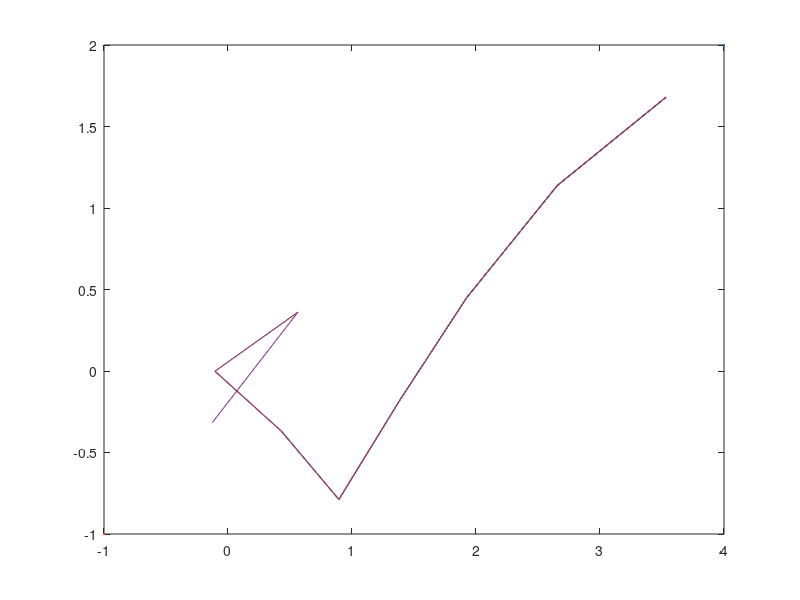

The MATLAB source for this figure:
n=4;w(5)=1;w(4)=4;w(3)=14;w(2)=4;w(1)=13;
x0=5;x1=6;x2=7;

clear trayectoria
close all
plot(4,2,'.');
hold on
plot(-1,-1,'.')

iteracion_nro=1;
continuar=1;
while continuar==1
   
x=x0; f=0; for k=0:n; f=f+w(k+1)*x^k; end; f0=f;
x=x1; f=0; for k=0:n; f=f+w(k+1)*x^k; end; f1=f;
x=x2; f=0; for k=0:n; f=f+w(k+1)*x^k; end; f2=f;

na=(x1-x2)*(f0-f2)-(x0-x2)*(f1-f2);
nb=(x0-x2)^2*(f1-f2)-(x1-x2)^2*(f0-f2);
dab=(x0-x2)*(x1-x2)*(x0-x1);
a=na/dab;
b=nb/dab;
c=f2;

x3=x2-2*c/(b+sign(b)*sqrt(b^2-4*a*c))
trayectoria(iteracion_nro)=x3;
iteracion_nro=iteracion_nro+1;
x0=x1; x1=x2; x2=x3;
plot(real(trayectoria),imag(trayectoria),'-');
if mod(iteracion_nro,10)==0
   clave=input('continuar iterando? si: Enter   no: 0 ');
   if ~isempty(clave)
      continuar=0;
   end
end
  
pause(1)
end



